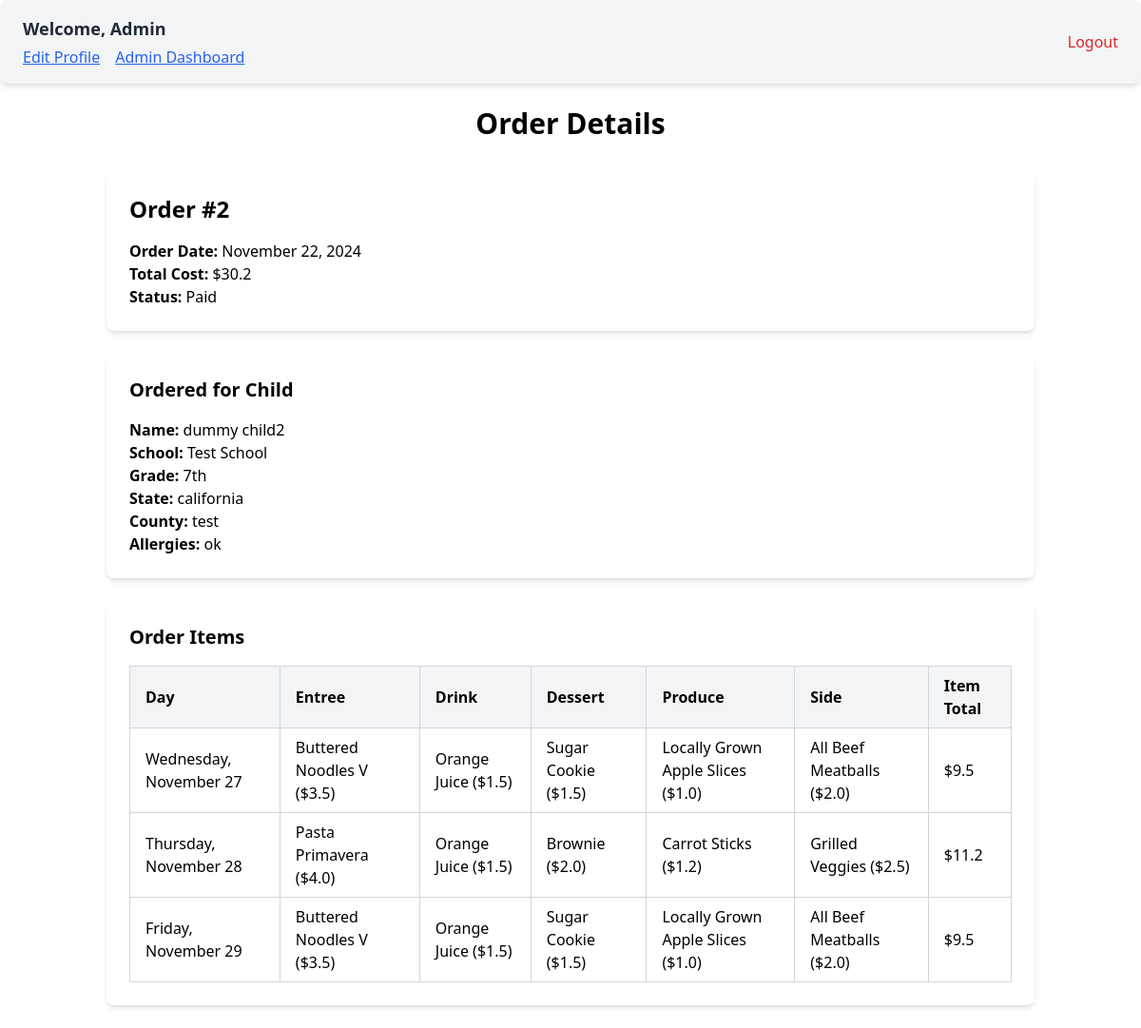
/order/2 (signed in), run on the app's committed database.
### app/models.py (models this page shows, shortened)
class Parent(UserMixin,db.Model):
    __tablename__ = 'parents'
    id = db.Column(db.Integer, primary_key=True, autoincrement=True)
    email = db.Column(db.String(120), unique=True, nullable=False)
    password_hash = db.Column(db.String(128), nullable=False)
    first_name = db.Column(db.String(50), nullable=False)
    last_name = db.Column(db.String(50), nullable=False)
    address = db.Column(db.String(255), nullable=False)
    state = db.Column(db.String(50), nullable=False)
    city = db.Column(db.String(50), nullable=False)
    zip_code = db.Column(db.String(10), nullable=False)
    is_admin = db.Column(db.Boolean, nullable=False, default=False)
    home_phone = db.Column(db.String(15), nullable=True)
    cell_phone = db.Column(db.String(15), nullable=False)
    work_phone = db.Column(db.String(15), nullable=True)
    children = db.relationship('Child', back_populates='parent', cascade='all, delete-orphan')
    orders = db.relationship('Order', back_populates='parent', cascade='all, delete-orphan')

class Order(db.Model):
    __tablename__ = 'orders'
    id = db.Column(db.Integer, primary_key=True, autoincrement=True)
    parent_id = db.Column(db.Integer, db.ForeignKey('parents.id'), nullable=False)
    order_date = db.Column(db.DateTime, default=datetime.utcnow, nullable=False)
    total_cost = db.Column(db.Float, nullable=False)
    status = db.Column(db.String(20), nullable=False, default="Pending")
    deadline = db.Column(db.DateTime, nullable=True, default=lambda: datetime.now() + timedelta(days=2))
    parent = db.relationship('Parent', back_populates='orders')
    order_items = db.relationship('OrderItem', back_populates='order', cascade='all, delete-orphan')
    rating = db.Column(db.Integer, nullable=True)

class Child(db.Model):
    __tablename__ = 'children'
    id = db.Column(db.Integer, primary_key=True, autoincrement=True)
    first_name = db.Column(db.String(50), nullable=False)
    last_name = db.Column(db.String(50), nullable=False)
    state = db.Column(db.String(50), nullable=False)
    county = db.Column(db.String(50), nullable=False)
    grade = db.Column(db.String(20), nullable=False)
    allergies = db.Column(db.Text, nullable=True)
    school_id = db.Column(db.Integer, db.ForeignKey('schools.id'), nullable=False)
    school = db.relationship('School', back_populates='children')
    parent_id = db.Column(db.Integer, db.ForeignKey('parents.id'), nullable=False)
    parent = db.relationship('Parent', back_populates='children')

class School(db.Model):
    __tablename__ = 'schools'
    id = db.Column(db.Integer, primary_key=True, autoincrement=True)
    name = db.Column(db.String(100), nullable=False, unique=True)
    address = db.Column(db.String(255), nullable=False)
    phone_number = db.Column(db.String(15), nullable=False)
    contact_name = db.Column(db.String(100), nullable=False)
    contact_email = db.Column(db.String(120), nullable=False)
    special_instructions = db.Column(db.Text, nullable=True)
    total_students = db.Column(db.Integer, nullable=True)
    children = db.relationship('Child', back_populates='school', cascade='all, delete-orphan')

class OrderItem(db.Model):
    __tablename__ = 'order_items'
    id = db.Column(db.Integer, primary_key=True, autoincrement=True)
    order_id = db.Column(db.Integer, db.ForeignKey('orders.id'), nullable=False)
    child_id = db.Column(db.Integer, db.ForeignKey('children.id'), nullable=False)
    day = db.Column(db.String(20), nullable=False)
    dessert_name = db.Column(db.String(100), nullable=True)
    dessert_price = db.Column(db.Float, nullable=True, default=0.0)
    drink_name = db.Column(db.String(100), nullable=True)
    drink_price = db.Column(db.Float, nullable=True, default=0.0)
    entree_name = db.Column(db.String(100), nullable=True)
    entree_price = db.Column(db.Float, nullable=True, default=0.0)
    produce_name = db.Column(db.String(100), nullable=True)
    produce_price = db.Column(db.Float, nullable=True, default=0.0)
    side_name = db.Column(db.String(100), nullable=True)
    side_price = db.Column(db.Float, nullable=True, default=0.0)
    order = db.relationship('Order', back_populates='order_items')
    child = db.relationship('Child', backref='order_items')
    @property
    def total_price(self):
        return (
            (self.dessert_price or 0) +
            (self.drink_price or 0) +
            (self.entree_price or 0) +
            (self.produce_price or 0) +
            (self.side_price or 0)
        )

### app/routes/order.py (the view)
@order.route('/order/<int:id>', methods=['GET'])
@login_required
def order_detail(id):
    order = Order.query.get(id)
    if order is None:
        flash('Order not found')
        return redirect('/')
    order_items = OrderItem.query.filter_by(order_id=order.id).all()
    child = Child.query.get(order_items[0].child_id)
    return render_template('order_details.html', order=order, order_items=order_items ,child=child)

### app/__init__.py (called while the page is built)
def create_app():
    app = Flask(__name__,
                static_folder='static')
    app.config['SQLALCHEMY_DATABASE_URI'] = 'sqlite:///app.db'
    app.config['SQLALCHEMY_TRACK_MODIFICATIONS'] = False
    app.config['SECRET_KEY'] = 'your_secret_key_here'
    app.config['JWT_SECRET_KEY'] = 'your_jwt_secret_key_here'
    login_manager = LoginManager()
    login_manager.login_view = 'auth.login'
    login_manager.init_app(app)
    db.init_app(app)
    jwt = JWTManager(app)
    from app.models import Parent
    @login_manager.user_loader
    def load_user(user_id):
        return Parent.query.get(int(user_id))
    app.register_blueprint(dashboard, url_prefix='/')
    app.register_blueprint(auth, url_prefix='/')
    app.register_blueprint(order, url_prefix='/')
    app.register_blueprint(admin, url_prefix='/')
    return app

### app/templates/order_details.html
{% extends "_layout.html" %}
{% block content %}
<div class="container mx-auto p-6">
    <h2 class="text-3xl font-semibold text-center mb-8">Order Details</h2>
    <div class="bg-white shadow-md rounded-lg p-6 mb-6">
        <h3 class="text-2xl font-bold mb-4">Order #{{ order.id }}</h3>
        <p><strong>Order Date:</strong> {{ order.order_date.strftime('%B %d, %Y') }}</p>
        <p><strong>Total Cost:</strong> ${{ order.total_cost }}</p>
        <p><strong>Status:</strong> {{ order.status }}</p>
    </div>
    <div class="bg-white shadow-md rounded-lg p-6 mb-6">
        <h3 class="text-xl font-bold mb-4">Ordered for Child</h3>
        <p><strong>Name:</strong> {{ child.first_name }} {{ child.last_name }}</p>
        <p><strong>School:</strong> {{ child.school.name }}</p>
        <p><strong>Grade:</strong> {{ child.grade }}</p>
        <p><strong>State:</strong> {{ child.state }}</p>
        <p><strong>County:</strong> {{ child.county }}</p>
        {% if child.allergies %}
        <p><strong>Allergies:</strong> {{ child.allergies }}</p>
        {% endif %}
    </div>
    <div class="bg-white shadow-md rounded-lg p-6">
        <h3 class="text-xl font-bold mb-4">Order Items</h3>
        <div class="overflow-x-auto">
            <table class="table-auto w-full text-left border-collapse border border-gray-200">
                <thead class="bg-gray-100">
                    <tr>
                        <th class="border border-gray-300 px-4 py-2">Day</th>
                        <th class="border border-gray-300 px-4 py-2">Entree</th>
                        <th class="border border-gray-300 px-4 py-2">Drink</th>
                        <th class="border border-gray-300 px-4 py-2">Dessert</th>
                        <th class="border border-gray-300 px-4 py-2">Produce</th>
                        <th class="border border-gray-300 px-4 py-2">Side</th>
                        <th class="border border-gray-300 px-4 py-2">Item Total</th>
                    </tr>
                </thead>
                <tbody>
                    {% for item in order_items %}
                    <tr class="hover:bg-gray-50">
                        <td class="border border-gray-300 px-4 py-2">{{ item.day }}</td>
                        <td class="border border-gray-300 px-4 py-2">{{ item.entree_name }} (${{ item.entree_price }})</td>
                        <td class="border border-gray-300 px-4 py-2">{{ item.drink_name }} (${{ item.drink_price }})</td>
                        <td class="border border-gray-300 px-4 py-2">{{ item.dessert_name }} (${{ item.dessert_price }})</td>
                        <td class="border border-gray-300 px-4 py-2">{{ item.produce_name }} (${{ item.produce_price }})</td>
                        <td class="border border-gray-300 px-4 py-2">{{ item.side_name }} (${{ item.side_price }})</td>
                        <td class="border border-gray-300 px-4 py-2">${{ item.total_price }}</td>
                    </tr>
                    {% endfor %}
                </tbody>
            </table>
        </div>
    </div>
</div>
{% endblock %}

### app/templates/_layout.html (shortened to what this page needs)
<!DOCTYPE html>
<html lang="en">
<head>
    <script src="https://cdn.tailwindcss.com"></script>
</head>
<body>
    <div class="flex flex-col items-center justify-center h-fit">
        {% if current_user.is_authenticated %}
        <div class="bg-gray-100 flex justify-between items-center px-6 py-4 shadow-md rounded-lg w-full">
            <div class="flex flex-col gap-1">
              <h1 class="text-lg font-semibold text-gray-800">
                Welcome, {{ current_user.first_name }}
              </h1>
              <div class="flex gap-4">
                <a href="/edit-profile" class="text-blue-600 hover:text-blue-800 underline">
                  Edit Profile
                </a>
                {% if current_user.is_admin %}
                <a href="/admin-dashboard" class="text-blue-600 hover:text-blue-800 underline">
                  Admin Dashboard
                </a>
                {% endif %}
              </div>
            </div>
            <a href="{{ url_for('auth.logout') }}" class="text-red-600 hover:text-red-800 font-medium">
              Logout
            </a>
          </div>
        {% endif %}
    </div>
    {% block content %}{% endblock %}
</body>
</html>

### data on the page
Parent: first_name "Admin"
Order: id "2", order_date "November 22, 2024", total_cost "30.2", status "Paid"
Child: first_name "dummy", last_name "child2", grade "7th", state "california", county "test", allergies "ok"
School: school.name "Test School"
OrderItem: day "Wednesday, November 27", entree_name "Buttered Noodles V", entree_price "3.5", drink_name "Orange Juice", drink_price "1.5", dessert_name "Sugar Cookie", dessert_price "1.5", produce_name "Locally Grown Apple Slices", produce_price "1.0", side_name "All Beef Meatballs", side_price "2.0", total_price "9.5"
OrderItem: day "Thursday, November 28", entree_name "Pasta Primavera", entree_price "4.0", drink_name "Orange Juice", drink_price "1.5", dessert_name "Brownie", dessert_price "2.0", produce_name "Carrot Sticks", produce_price "1.2", side_name "Grilled Veggies", side_price "2.5", total_price "11.2"
OrderItem: day "Friday, November 29", entree_name "Buttered Noodles V", entree_price "3.5", drink_name "Orange Juice", drink_price "1.5", dessert_name "Sugar Cookie", dessert_price "1.5", produce_name "Locally Grown Apple Slices", produce_price "1.0", side_name "All Beef Meatballs", side_price "2.0", total_price "9.5"
